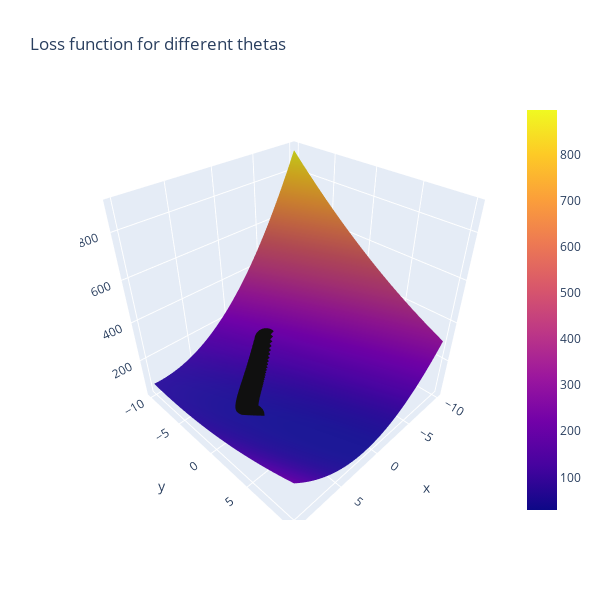

This figure's notebook cell:
### Code cell
#Here is the same figure as above, with the line the loss function takes toward the minimum.

#X = Theta0
#Y - Theta1
#Z = Loss
#black line = path of loss function over the iterations.
#Find where it is closest to 0 in X and Y!

#you can click/hold in the graph below to rotate!

line_marker = dict(color='#101010', width=2)
fig = go.Figure()
fig.add_surface(x=theta1_vals, y=theta0_vals, z=J_vals)
fig.add_scatter3d(x=theta1_history, y=theta0_history, z=J_history, line=line_marker, name='')
#The below line adds a graph of just the loss over iterations in a 2D plane
plt.plot(theta0_history, theta1_history, 'r+');
fig.update_layout(title='Loss function for different thetas', autosize=True,
                  width=600, height=600, xaxis_title='theta0', 
                 yaxis_title='theta1')
fig.show()
